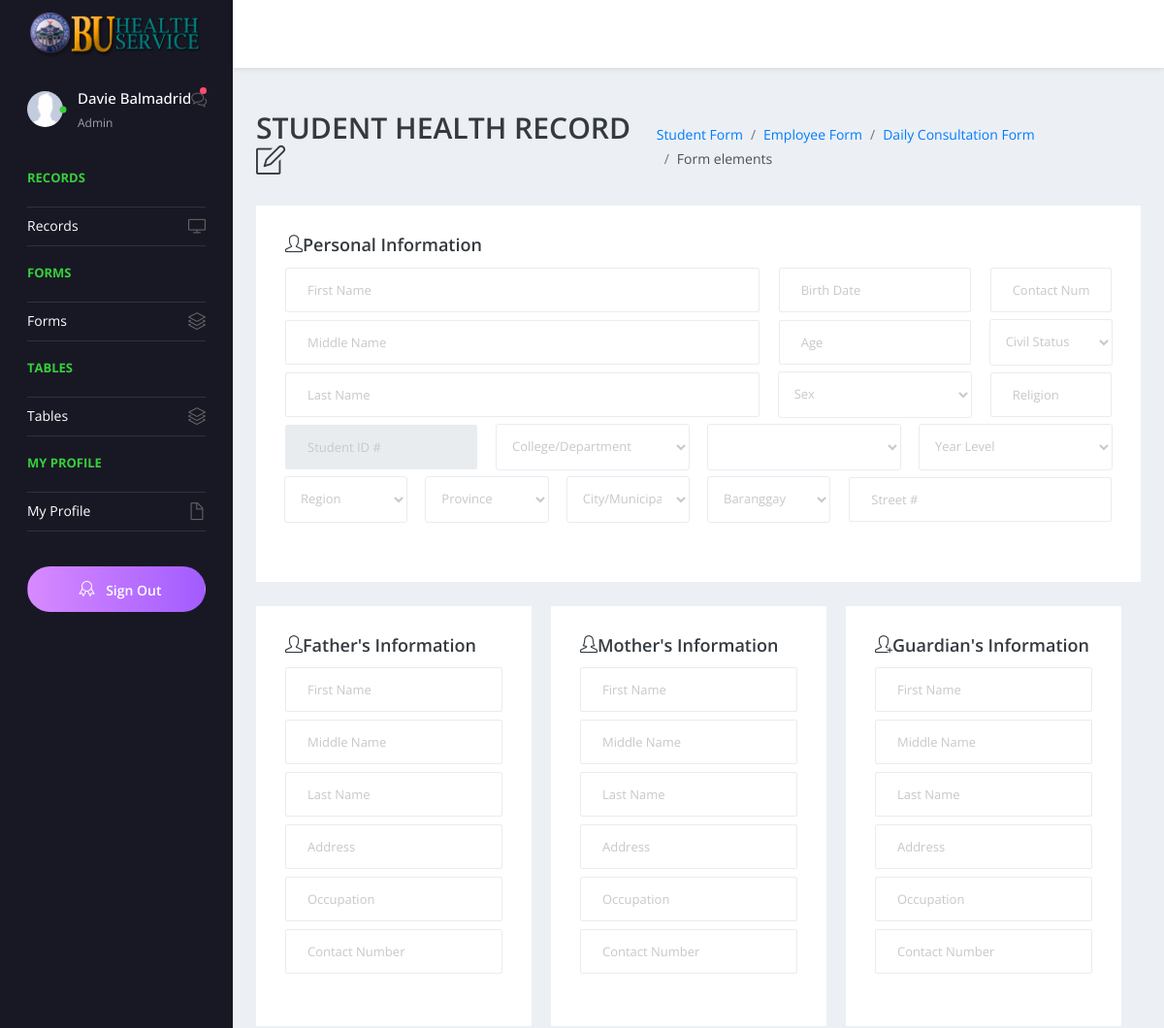
The page /pages/forms/editstudent.php?ID=2018-CS-1003413422 (signed in, upper part) on the database as committed earlier.
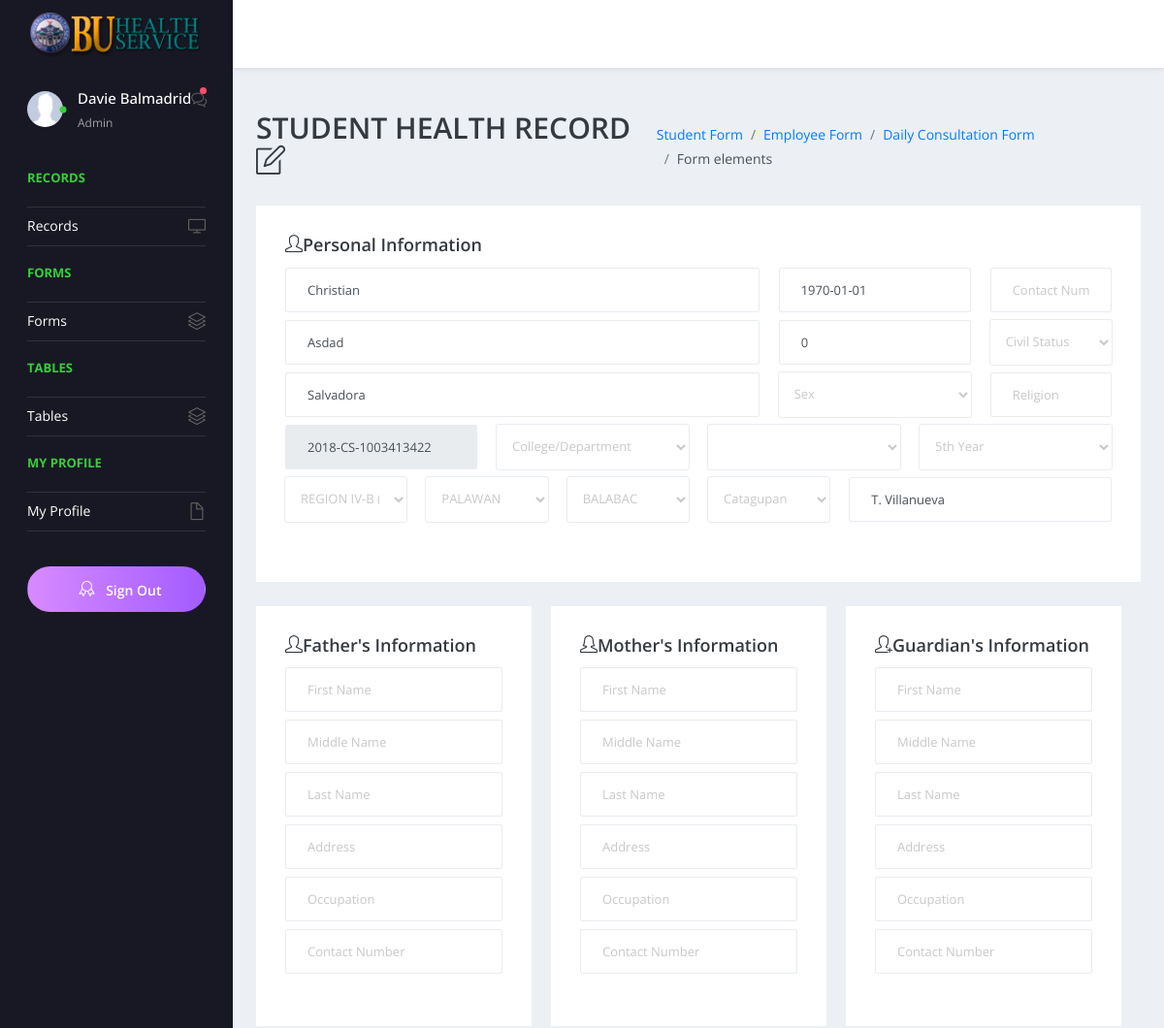
The same page on the database as committed later.
### tables this page shows
CREATE TABLE `tbl_patientinfo` (
  `ID` int(30) NOT NULL,
  `PatientID` varchar(20) NOT NULL,
  `Lname` varchar(30) NOT NULL,
  `Fname` varchar(30) NOT NULL,
  `Mname` varchar(30) NOT NULL,
  `Age` int(11) NOT NULL,
  `religion` varchar(20) NOT NULL,
  `Address` varchar(150) NOT NULL,
  `Region` varchar(60) NOT NULL,
  `Province` varchar(60) NOT NULL,
  `MuniCity` varchar(60) NOT NULL,
  `Brgy` varchar(30) NOT NULL,
  `Street` varchar(60) NOT NULL,
  `Birthdate` date NOT NULL,
  `Course` varchar(90) NOT NULL,
  `YearLevel` varchar(10) NOT NULL,
  `CollegeUnit` varchar(60) NOT NULL,
  `ContactNum` varchar(15) NOT NULL,
  `CivilStatus` varchar(10) NOT NULL,
  `Sex` varchar(6) NOT NULL,
  `Status` smallint(6) NOT NULL,
  `ModifiedDate` timestamp NOT NULL DEFAULT current_timestamp() ON UPDATE current_timestamp(),
  `CreatedDate` timestamp NOT NULL DEFAULT current_timestamp(),
  `ModifiedBy` varchar(30) NOT NULL,
  `CreatedBy` varchar(30) NOT NULL
);

### pages/forms/editstudent.php (the view, shortened to what the changed rows need)
<?php
    $conn = OpenCon();
    $result = mysqli_query($conn, "select * from tbl_patientinfo where PatientID='".$_GET['ID']."'");
    $r = mysqli_fetch_assoc($result);
?>
<!DOCTYPE html>
<html lang="en">
  <head>
    <link rel="stylesheet" href="../../vendors/simple-line-icons/css/simple-line-icons.css">
    <link rel="stylesheet" href="../../vendors/flag-icon-css/css/flag-icon.min.css">
    <link rel="stylesheet" href="../../vendors/css/vendor.bundle.base.css">
    <link rel="stylesheet" href="../../vendors/select2/select2.min.css">
    <link rel="stylesheet" href="../../vendors/select2-bootstrap-theme/select2-bootstrap.min.css">
    <link rel="stylesheet" href="../../css/style.css" >
  </head>
  <body>
    <div class="container-scroller">
      <div class="container-fluid page-body-wrapper">
        <div class="main-panel">
          <div class="content-wrapper">
            <div class="page-header">
              <h2> STUDENT HEALTH RECORD <i class="icon-note float-left"></i> </h2>
            </div>
            <form method="POST" action="../../SaveRecords/savestudent.php?edit=1">
            <div class="row">
              <div class="col-12 grid-margin">
                <div class="card">
                  <div class="card-body">
                        <div class="form-group row">
                          <div class="col-md-7 col-sm-12 mb-2">
                              <input type="text" class="form-control mb-2"  name="S_Fname" id="Fname" placeholder="First Name" value=<?php echo '"'.$r['Fname'].'"';?> >
                              <input type="text" class="form-control mb-2" name="S_Mname" id="Mname" placeholder="Middle Name" value=<?php echo '"'.$r['Mname'].'"';?> >
                              <input type="text" class="form-control"  name="S_Lname" id="Lname" placeholder="Last Name" value=<?php echo '"'.$r['Lname'].'"';?> >
                          </div>
                          <div class="col-md-3 col-sm-12 mb-2">
                              <input type="text" class="form-control mb-2" name="S_Bdate" id="Birthdate" placeholder="Birth Date" onfocus="this.type='date'" value= <?php echo '"'.$r['Birthdate'].'"';?>>
                              <input type="number" class="form-control mb-2"  name="S_Age" id="Age" placeholder="Age" value=<?php echo '"'.$r['Age'].'"';?> >
                              <select class="form-control" name="S_Gender" id="Gender"  >
                                    <option selected disabled >Sex</option>
                              </select>
                          </div>
                          <div class="col-md-3 col-sm-12 mb-2">
                              <input type="text" class="form-control" name="S_Id" id="Id"placeholder="Student ID #"value=<?php echo '"'.$r['PatientID'].'"';?> readonly >
                          </div>
                          <div class="col-md-3 col-sm-12 mb-2">
                                                <select class="form-control" name="S_YearLevel" id="S_YearLevel">
                                                    <option selected disabled>Year Level</option>
                                                    <?php
                                                      if($r['YearLevel']=="5th Year"){
                                                        echo "<option  >1st Year</option>
                                                        <option >2nd Year</option>
                                                        <option >3rd Yeer</option>
                                                        <option  >4th Year</option>
                                                        <option selected>5th Year</option>";
                                                      }
                                                    ?>
                                                </select>
                          </div>
                          <div class="col-md-2 col-sm-12 mb-2" >
                              <select  class="form-control" name="S_Region" id="S_Region" onchange="getRegion()">
                                <option selected disabled>Region</option>
                                <?php
                                  $sql = "select * from refregion";
                                  $res = mysqli_query($conn,$sql);
                                  $x=0;
                                  while($list = mysqli_fetch_assoc($res)){
                                    $selected="";
                                    $reg[$x] = $list['regDesc'];
                                    $code[$x] = $list['regCode'];
                                    if($reg[$x]==$r['Region']){
                                      $selected="selected";
                                    }
                                    echo "<option id=".$code[$x]." ".$selected.">".$reg[$x]."</option>";
                                    $x++;
                                  }
                                ?>
                              </select>
                          </div>
                          <div class="col-md-2 col-sm-12 mb-2">
                              <select  class="form-control" name="S_Province" id="S_Province"  onchange="getProvince()">
                              <option selected disabled>Province</option>
                              <?php
                                  $sql = "select * from refprovince";
                                  $res = mysqli_query($conn,$sql);
                                  $x=0;
                                  $prcode=0;
                                  while($list = mysqli_fetch_assoc($res)){
                                    $prov[$x] = $list['provDesc'];
                                    $pcode[$x] = $list['provCode'];
                                    $rcode[$x] =  $list['regCode'];
                                    if($prov[$x]==$r['Province']){
                                      $prcode =$rcode[$x];
                                    }
                                    $x++;
                                  }
                                  for($i=0;$i<=$x;$i++){
                                    $selected="";
                                    if( $prcode == $rcode[$i]){
                                      if($prov[$i]==$r['Province'])
                                        $selected="selected";
                                      echo "<option id=".$pcode[$i]." ".$selected.">".$prov[$i]."</option>";
                                    }
                                  }
                                ?>
                              </select>
                          </div>
                          <div class="col-md-2 col-sm-12 mb-2">
                          <select  class="form-control" name="S_City" id="S_City"  onchange="getCity()">
                              <option selected disabled>City/Municipality</option>
                              <?php
                                  $sql = "select * from refcitymun";
                                  $res = mysqli_query($conn,$sql);
                                  $x=0;
                                  $pccode=0;
                                  while($list = mysqli_fetch_assoc($res)){
                                    $city[$x] = $list['citymunDesc'];
                                    $ccode[$x] = $list['citymunCode'];
                                    $pcode[$x] =  $list['provCode'];
                                    if($city[$x]==$r['MuniCity']){
                                      $pccode =$pcode[$x];
                                    }
                                    $x++;
                                  }
                                  for($i=0;$i<=$x;$i++){
                                    $selected="";
                                    if( $pccode == $pcode[$i]){
                                      if($city[$i]==$r['MuniCity'])
                                        $selected="selected";
                                      echo "<option id=".$ccode[$i]." ".$selected.">".$city[$i]."</option>";
                                    }
                                  }
                                ?>
                              </select>
                          </div>
                          <div class="col-md-2 col-sm-12  mb-2">
                          <select  class="form-control" name="S_Baranggay" id="S_Baranggay">
                              <option selected disabled>Baranggay</option>
                              <?php
                                  $sql = "select * from refbrgy";
                                  $res = mysqli_query($conn,$sql);
                                  $x=0;
                                  $cbcode=0;
                                  while($list = mysqli_fetch_assoc($res)){
                                    $brgy[$x] = $list['brgyDesc'];
                                    $bcode[$x] = $list['brgyCode'];
                                    $bbcode[$x] =  $list['citymunCode'];
                                    if($brgy[$x]==$r['Brgy']){
                                      $cbcode =$bbcode[$x];
                                    }
                                    $x++;
                                  }
                                  for($i=0;$i<=$x;$i++){
                                    $selected="";
                                    if( $cbcode == $bbcode[$i]){
                                      if($brgy[$i]==$r['Brgy'])
                                        $selected="selected";
                                      echo "<option id=".$bcode[$i]." ".$selected.">".$brgy[$i]."</option>";
                                    }
                                  }
                                ?>
                              </select>
                          </div>
                          <div class="col-md-4 col-sm-12">
                              <input type="text" class="form-control" name="S_Street" placeholder="Street #" id="Street"value=<?php echo '"'.$r['Street'].'"'?> >
                          </div>
                        </div>
                  </div>
                </div>
              </div>
            </div>
            </form>
          </div>
        </div>
      </div>
    </div>
  </body>
</html>

Rows that differ between the two databases and show on the page:
added tbl_patientinfo: S_Fname "Christian", S_Mname "Asdad", S_Lname "Salvadora", S_Bdate "1970-01-01", S_Age "0", S_YearLevel "5th Year"
Other text that changed with them:
form field S_Id: (not shown) → "2018-CS-1003413422"
form field S_Region: "Region" → "REGION IV-B (MIMAROPA)"
form field S_Province: "Province" → "PALAWAN"
form field S_City: "City/Municipality" → "BALABAC"
form field S_Baranggay: "Baranggay" → "Catagupan"
form field S_Street: (not shown) → "T. Villanueva"
form field S_YearLevel: "Year Level" → (not shown)
